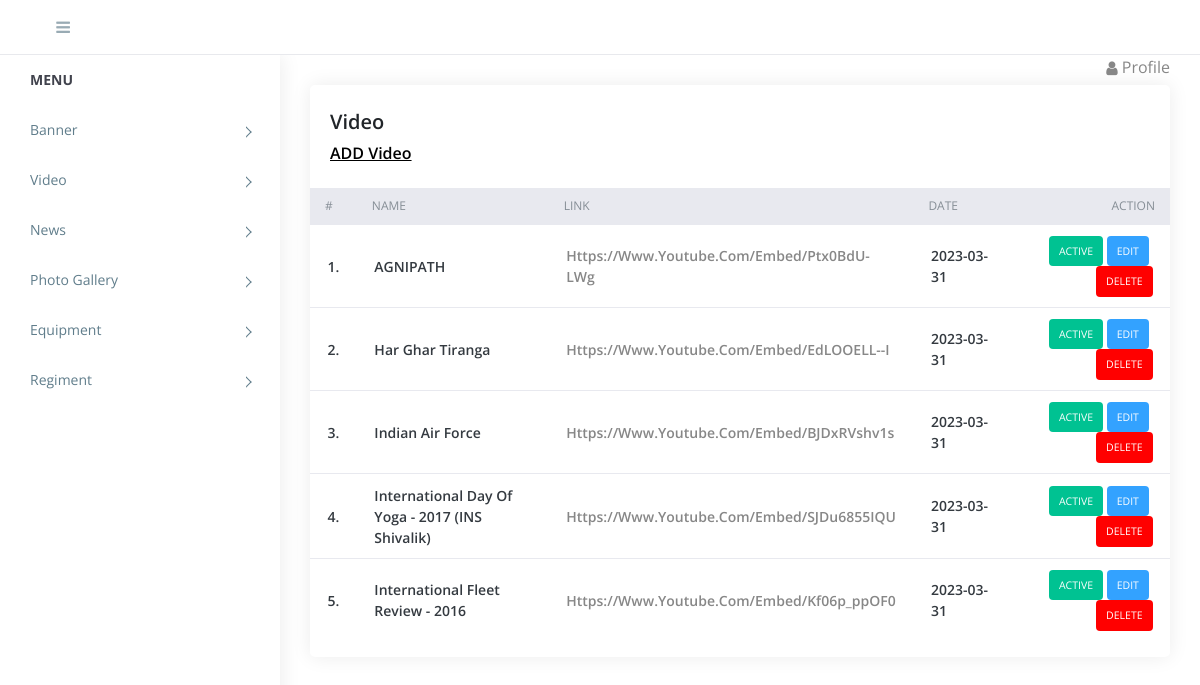
/admin/video.php (signed in), run on the app's committed database.
### tables this page shows
CREATE TABLE `videogallery` (
  `id` int(11) NOT NULL,
  `name` text NOT NULL,
  `link` text NOT NULL DEFAULT 'https://www.youtube.com/',
  `date` date NOT NULL DEFAULT current_timestamp(),
  `status` int(11) NOT NULL
);

### admin/video.php (the view, shortened to what this page needs)
<?php
require('top.inc.php');
$sql = "SELECT * FROM videogallery ORDER BY name ASC";
$stmt = $pdo->prepare($sql);
$stmt->execute();
$res = $stmt->fetchAll(PDO::FETCH_ASSOC);
?>
<div class="content pb-0">
    <div class="orders">
       <div class="row">
          <div class="col-xl-12">
             <div class="card">
                <div class="card-body">
                   <h4 class="box-title">Video</h4>
                   <h4 class="box-link"><a href="manage_video.php">ADD Video</a> </h4>
                </div>
                <div class="card-body--">
                   <div class="table-stats order-table ov-h">
                      <table class="table ">
                         <thead>
                            <tr>
                               <th class="serial" width="5%">#</th>
                               <th width="30%">Name</th>
                               <th width="25%">Link</th>
                               <th width="15%">Date</th>
                               <th width="25%">Action</th>
                            </tr>
                         </thead>
                         <tbody>
                            <?php
                            $i=1;
                            foreach($res as $row){?>
                            <tr>
							   <td class="serial"><?php echo $i?>.</td>
							   <td><?php echo $row['name']?></td>
							   <td><a href="<?php echo $row['link']?>" target = "_blank"><?php echo $row['link']?></a></td>
							   <td><?php echo $row['date']?></td>
							   <td>
								<?php
								if($row['status']==1){
									echo "<span class='badge badge-complete'><a href='?type=status&operation=deactive&id=".$row['id']."'>Active</a></span>&nbsp;";
								}else{
									echo "<span class='badge badge-pending'><a href='?type=status&operation=active&id=".$row['id']."'>Deactive</a></span>&nbsp;";
								}
								echo "<span class='badge badge-edit'><a href='manage_video.php?id=".$row['id']."'>Edit</a></span>&nbsp;";
								echo "<span class='badge badge-delete'><a href='?type=delete&id=".$row['id']."'>Delete</a></span>";
								?>
							   </td>
							</tr>
							<?php $i++;} ?>
						 </tbody>
					  </table>
				   </div>
				</div>
			 </div>
		  </div>
	   </div>
	</div>
</div>
<?php
require('footer.inc.php');
?>

### admin/top.inc.php (shortened to what this page needs)
<!doctype html>
<html class="no-js" lang="">
   <head>
      <link rel="stylesheet" href="assets/css/normalize.css">
      <link rel="stylesheet" href="assets/css/bootstrap.min.css">
      <link rel="stylesheet" href="assets/css/themify-icons.css">
      <link rel="stylesheet" href="assets/css/pe-icon-7-filled.css">
      <link rel="stylesheet" href="assets/css/flag-icon.min.css">
      <link rel="stylesheet" href="assets/css/cs-skin-elastic.css">
      <link rel="stylesheet" href="assets/css/style.css">
      <link rel="stylesheet" href="https://cdnjs.cloudflare.com/ajax/libs/font-awesome/4.7.0/css/font-awesome.min.css">
   </head>
   <body>
      <aside id="left-panel" class="left-panel">
         <nav class="navbar navbar-expand-sm navbar-default">
            <div id="main-menu" class="main-menu collapse navbar-collapse">
               <ul class="nav navbar-nav">
                  <br><br>
                  <li class="menu-title">MENU</li>
                  <?php if($_SESSION['ADMIN_ROLE'] == 0){?>
				   <li class="menu-item-has-children dropdown">
                     <a href="user.php" > Users </a>
                  </li>
				  <li class="menu-item-has-children dropdown">
                     <a href="banner.php" > Banner </a>
                  </li>
              <li class="menu-item-has-children dropdown">
                     <a href="video.php" > Video </a>
                  </li>
				  <li class="menu-item-has-children dropdown">
                     <a href="whatsnew.php" > News </a>
                  </li>
				  <li class="menu-item-has-children dropdown">
                     <a href="photogallery.php" > Photo Gallery </a>
                  </li>
               <li class="menu-item-has-children dropdown">
                     <a href="equipment.php" > Equipment </a>
                  </li>
               <li class="menu-item-has-children dropdown">
                     <a href="regiment.php" > Regiment </a>
                  </li>
               <li class="menu-item-has-children dropdown">
                     <a href="show.php" > IP Tracker </a>
                  </li>
				  <?php }
              else{
               ?>
               <li class="menu-item-has-children dropdown">
                     <a href="banner.php" > Banner </a>
                  </li>
              <li class="menu-item-has-children dropdown">
                     <a href="video.php" > Video </a>
                  </li>
              <li class="menu-item-has-children dropdown">
                     <a href="whatsnew.php" > News </a>
                  </li>
              <li class="menu-item-has-children dropdown">
                     <a href="photogallery.php" > Photo Gallery </a>
                  </li>
              <li class="menu-item-has-children dropdown">
                     <a href="equipment.php" > Equipment </a>
                  </li>
              <li class="menu-item-has-children dropdown">
                     <a href="regiment.php" > Regiment </a>
                  </li>
               <?php }
               ?>
               </ul>
            </div>
         </nav>
      </aside>
      <div id="right-panel" class="right-panel">
         <header id="header" class="header">
                  <a id="menuToggle" class="menutoggle"><i class="fa fa-bars"></i></a>
            <div class="top-right">
               <div class="header-menu">
                  <div class="user-area dropdown float-right">
                     <a href="#" class="dropdown-toggle" data-toggle="dropdown" aria-haspopup="true" aria-expanded="false"><i class="fa fa-user">&nbsp</i>Profile</a>
                  </div>
               </div>
            </div>
         </header>

### admin/footer.inc.php (shortened to what this page needs)
</div>
</body>
</html>

### data on the page
videogallery: name "AGNIPATH", link "Https://Www.youtube.com/Embed/Ptx0BdU-LWg", date "2023-03-31"
videogallery: name "Har Ghar Tiranga", link "Https://Www.youtube.com/Embed/EdLOOELL--I", date "2023-03-31"
videogallery: name "Indian Air Force", link "Https://Www.youtube.com/Embed/BJDxRVshv1s", date "2023-03-31"
videogallery: name "International Day Of Yoga - 2017 (INS Shivalik)", link "Https://Www.youtube.com/Embed/SJDu6855IQU", date "2023-03-31"
videogallery: name "International Fleet Review - 2016", link "Https://Www.youtube.com/Embed/Kf06p_ppOF0", date "2023-03-31"
